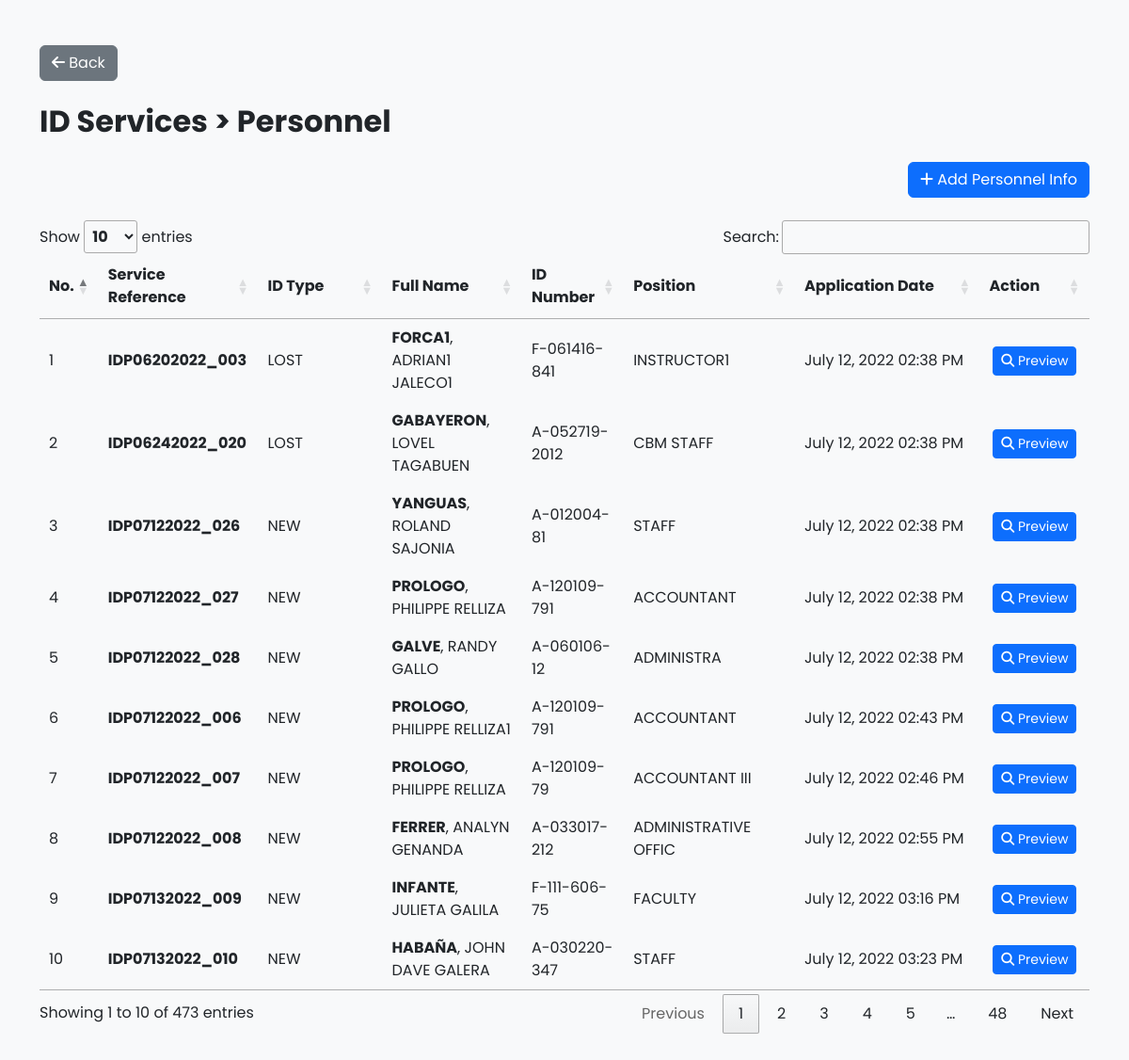
The page /personnel/personnel.php on the database its author committed.
### tables this page shows
CREATE TABLE IF NOT EXISTS `idp` (
  `id_id` varchar(50) NOT NULL,
  `id_type` varchar(50) NOT NULL,
  `id_lastname` varchar(100) NOT NULL,
  `id_firstname` varchar(100) NOT NULL,
  `id_middlename` varchar(100) NOT NULL,
  `id_address` varchar(200) NOT NULL,
  `id_bloodtype` varchar(3) NOT NULL,
  `id_birthdate` date NOT NULL,
  `id_number` varchar(15) NOT NULL,
  `id_position` varchar(30) NOT NULL,
  `id_parent` varchar(200) NOT NULL,
  `id_contact` varchar(11) NOT NULL,
  `id_key` int(11) NOT NULL AUTO_INCREMENT,
  `id_appdate` datetime NOT NULL DEFAULT current_timestamp(),
  PRIMARY KEY (`id_key`)
);

### personnel/personnel.php (the view, shortened to what this page needs)
<?php include("../include/config.php"); ?>
<!DOCTYPE html>
<html>
<head>
    <?php include("../include/style.php"); ?>
</head>
<body class="bg-light">
<section class="container">
    <div class="row py-5">
        <div class="form-group pb-4">
            <button id="btn_add" class="btn btn-md btn-secondary" onclick="window.location.href='../index.php'"><i class="fa fa-arrow-left"></i> Back</button>
        </div>
        <div class="col-lg-12">
            <h2 class="pb-3"><strong>ID Services > Personnel</strong></h2>
            <div class="form-group pb-4 add_con">
                <button id="btn_add" class="btn btn-md btn-primary" onclick="window.location.href='add_personnel_info.php'"><i class="fa fa-plus"></i> Add Personnel Info</button>
            </div>
            <table id="example">
                <thead>
                    <tr>
                        <th>No.</th>
                        <th>Service Reference</th>
                        <th>ID Type</th>
                        <th>Full Name</th>
                        <th>ID Number</th>
                        <th width="15%">Position</th>
                        <th width="20%">Application Date</th>
                        <th width="10%">Action</th>
                    </tr>
                </thead>
                <tbody>
                    <?php
                    $count = 1;
                    $sql = mysqli_query($conn, "SELECT * FROM idp ORDER BY id_appdate ASC");
                    while($row = mysqli_fetch_assoc($sql)) {
                    ?>
                    <tr>
                        <td><?php echo $count; ?></td>
                        <td class="sn"><?php echo $row['id_id']; ?></td>
                        <td class="text_uppercase"><?php echo $row['id_type']; ?></td>
                        <td class="text_uppercase"><b><?php echo $row['id_lastname'].'</b>, '.$row['id_firstname'].' '.$row['id_middlename']; ?></td>
                        <td><?php echo $row['id_number']; ?></td>
                        <td class="text_uppercase"><?php echo $row['id_position']; ?></td>
                        <td><?php echo date("F j, Y h:i A", strtotime($row['id_appdate'])); ?></td>
                        <td class="action">
                            <button onclick="window.location.href='print_preview.php?SN=<?php echo $row['id_id']; ?>'" class="btn btn-sm btn-primary"><i class="fa fa-search"></i> Preview</button>
                        </td>
                    </tr>
                    <?php
                    $count++;
                    }
                    ?>
                </tbody>
            </table>
        </div>
    </div>
</section>
</body>
</html>

### include/style.php (shortened to what this page needs)
<link href="https://cdn.jsdelivr.net/npm/bootstrap@5.2.2/dist/css/bootstrap.min.css" rel="stylesheet">
<link type="text/css" href="http://ajax.googleapis.com/ajax/libs/jqueryui/1.12.1/themes/south-street/jquery-ui.css" rel="stylesheet">
<link rel="stylesheet" type="text/css" href="https://cdn.datatables.net/1.12.1/css/jquery.dataTables.min.css">
<link rel="stylesheet" type="text/css" href="../asset/css/jquery.signature.css">

### include/style.php (style rules this page uses)
* { box-sizing: border-box; margin: 0; padding: 0; font-family: 'Poppins', sans-serif; }
.text_uppercase { text-transform: uppercase; }
.sn { width: 150px; font-weight: 700; }
.action { width: 100px; text-align: center; }
.t_table td, th { text-align: center; padding: 5px; }
.add_con { display: flex; flex-direction: row; justify-content: flex-end; align-items: flex-end; }

### rows shown on the page
idp: id "IDP06202022_003", id_type "LOST", id_lastname "FORCA1", id_firstname "ADRIAN1", id_middlename "JALECO1", id_number "F-061416-841", id_position "INSTRUCTOR1", id_appdate "July 12, 2022 02:38 PM"
idp: id "IDP06242022_020", id_type "LOST", id_lastname "GABAYERON", id_firstname "LOVEL", id_middlename "TAGABUEN", id_number "A-052719-2012", id_position "CBM STAFF", id_appdate "July 12, 2022 02:38 PM"
idp: id "IDP07122022_026", id_type "NEW", id_lastname "YANGUAS", id_firstname "ROLAND", id_middlename "SAJONIA", id_number "A-012004-81", id_position "STAFF", id_appdate "July 12, 2022 02:38 PM"
idp: id "IDP07122022_027", id_type "NEW", id_lastname "PROLOGO", id_firstname "PHILIPPE", id_middlename "RELLIZA", id_number "A-120109-791", id_position "ACCOUNTANT", id_appdate "July 12, 2022 02:38 PM"
idp: id "IDP07122022_028", id_type "NEW", id_lastname "GALVE", id_firstname "RANDY", id_middlename "GALLO", id_number "A-060106-12", id_position "ADMINISTRA", id_appdate "July 12, 2022 02:38 PM"
idp: id "IDP07122022_006", id_type "NEW", id_lastname "PROLOGO", id_firstname "PHILIPPE", id_middlename "RELLIZA1", id_number "A-120109-791", id_position "ACCOUNTANT", id_appdate "July 12, 2022 02:43 PM"
idp: id "IDP07122022_007", id_type "NEW", id_lastname "PROLOGO", id_firstname "PHILIPPE", id_middlename "RELLIZA", id_number "A-120109-79", id_position "ACCOUNTANT III", id_appdate "July 12, 2022 02:46 PM"
idp: id "IDP07122022_008", id_type "NEW", id_lastname "FERRER", id_firstname "ANALYN", id_middlename "GENANDA", id_number "A-033017-212", id_position "ADMINISTRATIVE OFFIC", id_appdate "July 12, 2022 02:55 PM"
idp: id "IDP07132022_009", id_type "NEW", id_lastname "INFANTE", id_firstname "JULIETA", id_middlename "GALILA", id_number "F-111-606-75", id_position "FACULTY", id_appdate "July 12, 2022 03:16 PM"
idp: id "IDP07132022_010", id_type "NEW", id_lastname "HABAÑA", id_firstname "JOHN DAVE", id_middlename "GALERA", id_number "A-030220-347", id_position "STAFF", id_appdate "July 12, 2022 03:23 PM"
